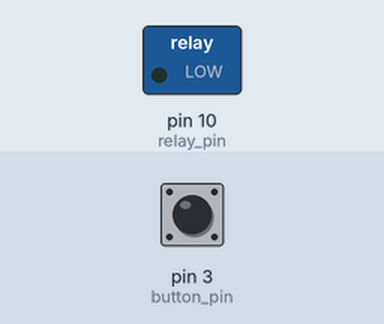
Simulated run of this sketch. Board: Arduino Uno, built with avr-gcc and run on an emulated ATmega328P. Shown: switched loads named in the sketch (green lamp = pin HIGH). The inputs (shaded band) are chosen by the test bench; at power-on: pin 3 (button_pin) HIGH.

Above: at 1.2 s.
1.3 s: pin 3 (button_pin) pulled LOW for 0.15 s
At 1.8 s:
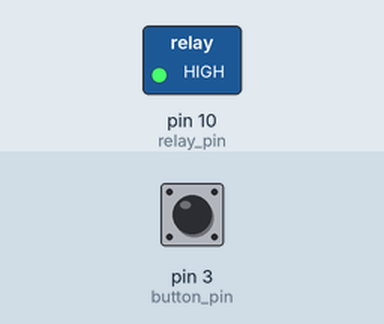
2.9 s: pin 3 (button_pin) pulled LOW for 1 s
At 4.2 s:
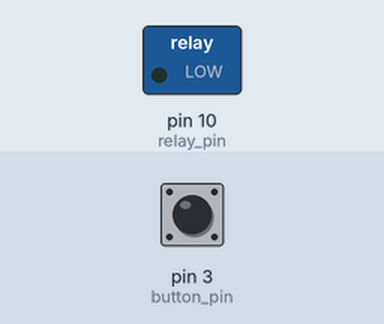
5.4 s: pin 3 (button_pin) pulled LOW for 3.2 s
At 6.1 s:
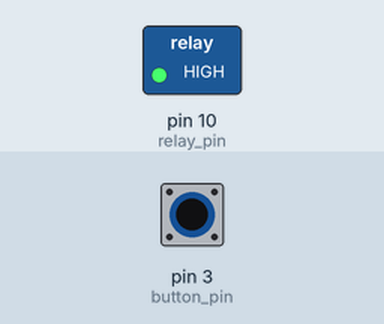
Timing chart, 0 to 8.4 s (numbered marks = the images above; inputs shaded):
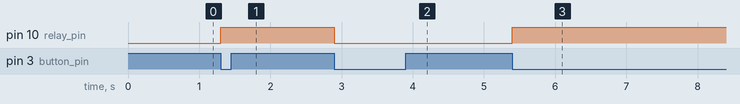

Measured:
- after the input at 1.3 s, pin 10 (relay_pin): LOW → HIGH at once
- after the input at 2.9 s, pin 10 (relay_pin): HIGH → LOW at once
- after the input at 5.4 s, pin 10 (relay_pin): LOW → HIGH at once

The sketch:

button_relay.ino
```cpp
/*
   базовый скетч отработки нажатия кнопки с фильтром дребезга контактов
   и включением выключением реле / светодиода по нажатию на кнопку
   к уроку #6
*/

#define button_pin 3   // пин кнопки
#define relay_pin 10   // пин мосфета / реле

boolean butt_flag = 0;      // флажок нажатия кнопки
boolean butt;               // переменная, харнящая состояние кнопки
boolean flag = 0;           // флажок режима
unsigned long last_press;   // таймер для фильтра дребезга
void setup() {
  pinMode(button_pin, INPUT_PULLUP);   // кнопка подтянута внутренним резистором (урок 5)
  pinMode(relay_pin, OUTPUT);          // пин реле как выход
}

void loop() {
  butt = !digitalRead(button_pin);  // считать текущее положение кнопки

  if (butt == 1 && butt_flag == 0 && millis() - last_press > 100) {  // если кнопка НАЖАТА, до этого была была ОТПУЩЕНА
    butt_flag = 1;                    // запоминаем, что нажимали кнопку
    flag = !flag;                     // инвертируем флажок
    last_press = millis();            // запоминаем время

    digitalWrite(relay_pin, flag);    // подаём сигнал на пин реле / светодиода
  }
  if (butt == 0 && butt_flag == 1) {  // если кнопка ОТПУЩЕНА, и до этого была НАЖАТА
    butt_flag = 0;                    // запоминаем, что отпустили кнопку
  }
}
```
